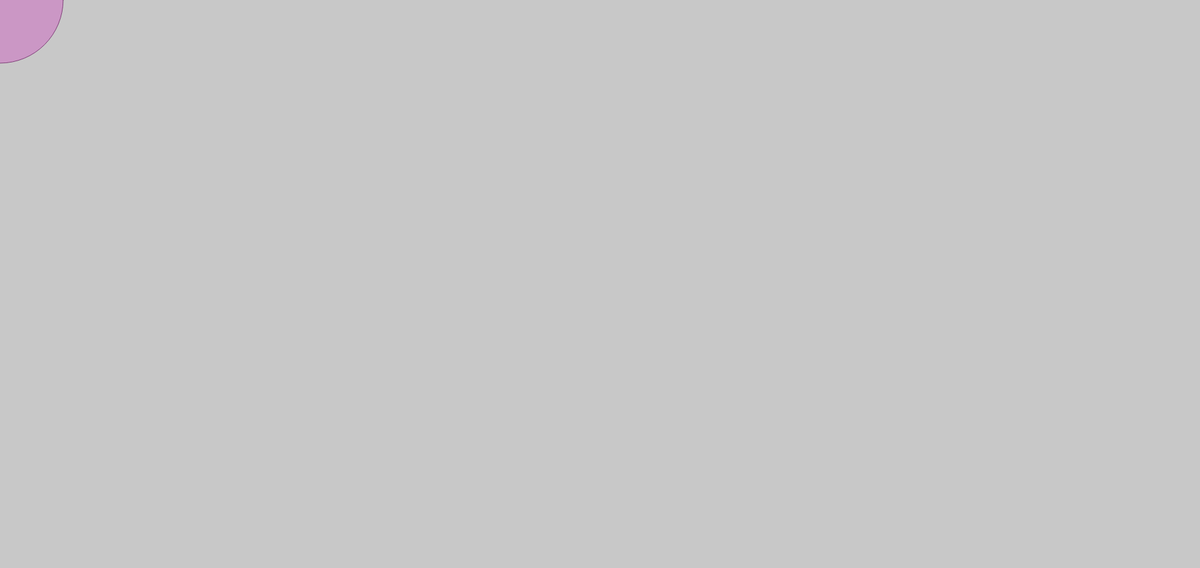
Frame 1 (no input)
Frame 60 (no input): identical to frame 1, image omitted
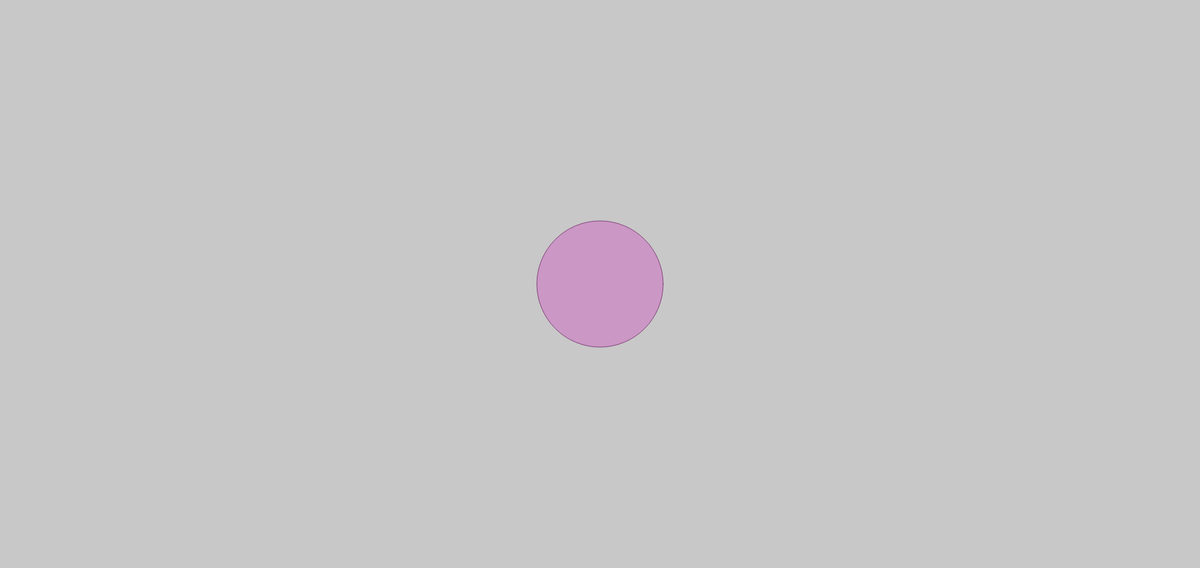
Frame 120 (the mouse pressed at the canvas centre since frame 60)

The p5.js sketch that drew these frames (run headless with seeded random() and noise() and a simulated clock; from frame 60 on, the mouse is pressed at the canvas centre):

// p5.js sketch
// ── sketch.js
function setup() {
  // Create the canvas
  createCanvas(1900, 900);
  background(200);
}

function draw() {
  background(200);
  // An ellipse
  fill(204, 101, 192, 127);
  stroke(127, 63, 120);
  ellipse(mouseX, mouseY, 200, 200);
  
}
